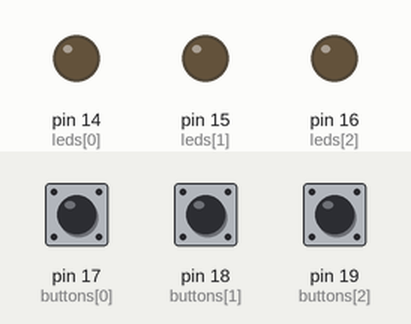
This program was run on a simulated MicroPython board. Shown: output pins drawn as LEDs (lit = HIGH). The test bench sets the inputs (shaded band); at power-on: pin 17 (buttons[0]) LOW, pin 18 (buttons[1]) LOW, pin 19 (buttons[2]) LOW. Random numbers come from a fixed seed; what the program prints to the serial console is not drawn.

Above: at 1.2 s.
1.3 s: pin 17 (buttons[0]) pulled HIGH for 0.15 s
At 3.4 s:
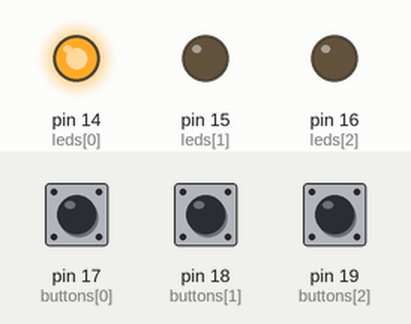
At 4.2 s:
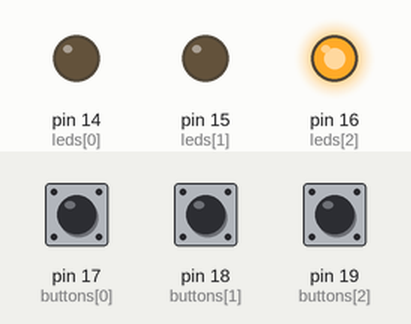
Timing chart, 0 to 5.8 s (numbered marks = the images above; inputs shaded):
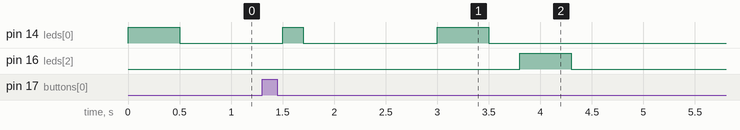

The program:

simon_game.py
```python
import machine
import time
import random

led_pins = [14, 15, 16]
leds = [machine.Pin(pin, machine.Pin.OUT) for pin in led_pins]

button_pins = [17, 18, 19]
buttons = [machine.Pin(pin, machine.Pin.IN, machine.Pin.PULL_DOWN) for pin in button_pins]

# fonction pour allumer une LED
def flash_led(index, duration=0.5):
    leds[index].value(1)
    time.sleep(duration)
    leds[index].value(0)
    time.sleep(0.3)

# fonction pour attendre une pression de bouton
def wait_for_button():
    while True:
        for i, button in enumerate(buttons):
            if button.value() == 1:
                time.sleep(0.2)
                return i

sequence = []
score = 0

print("Bienvenue dans le jeu du Simon !")
print("Appuyez sur les boutons 1 [Rouge], 2 [Jaune] et 3 [Bleu] pour reproduire la séquence.")

while True:
    sequence.append(random.randint(0, 2))

    print("Regardez bien la séquence...")
    for i in sequence:
        flash_led(i)

    print("Reproduisez la séquence en appuyant sur les bons boutons.")

    for i in sequence:
        pressed_button = wait_for_button()

        if pressed_button != i:
            print("❌ Faux ! Vous avez perdu !")
            exit()

        flash_led(pressed_button, 0.2)

    time.sleep(1)

    score += 1
    print(f"✅ Bien joué ! Score actuel : {score}\n")
```

Measured:
- after the input at 1.3 s, pin 14 (leds[0]): LOW → HIGH after 0.20 s, → LOW 0.20 s later, → HIGH 1.3 s later, → LOW 0.50 s later; pin 16 (leds[2]): LOW → HIGH after 2.5 s, → LOW 0.50 s later
